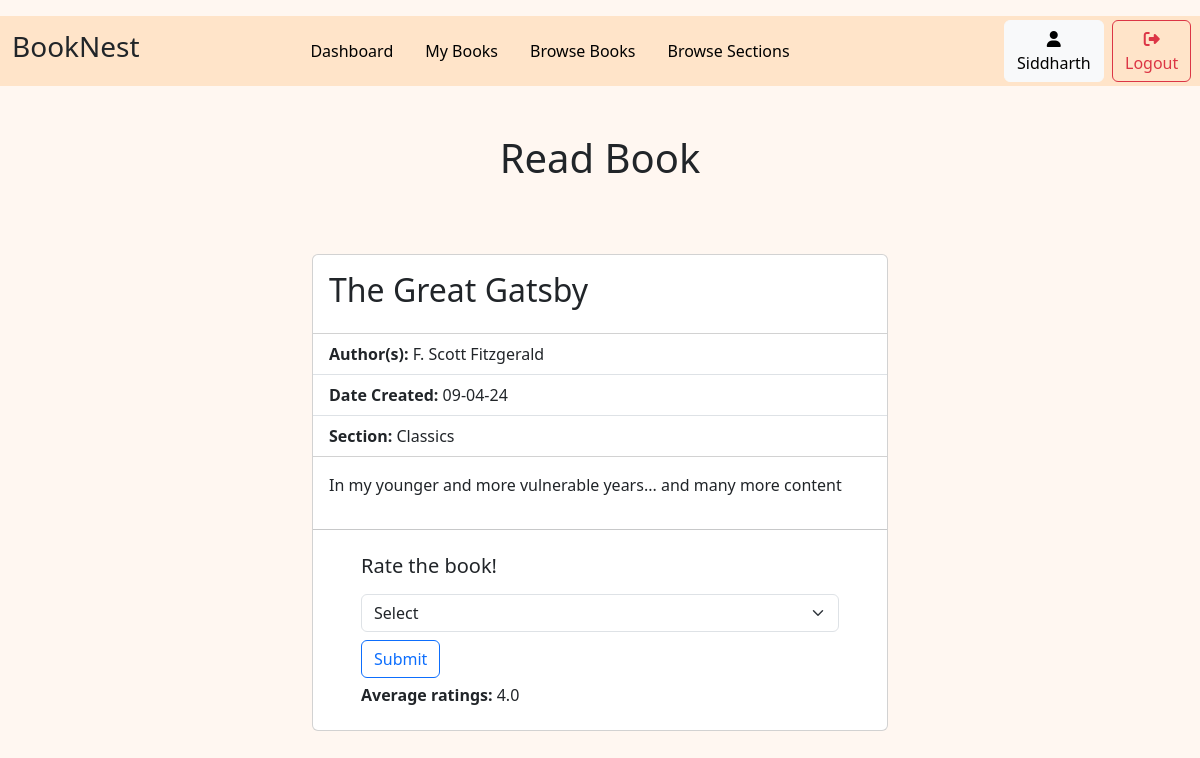
The page /read_book/1 (signed in) on the database its author committed.
### models.py (models this page shows)
class user(db.Model):
    user_id = db.Column(db.Integer, autoincrement=True, primary_key=True)
    username = db.Column(db.String(), unique=True)
    email = db.Column(db.String, unique=True)
    date_created = db.Column(db.DateTime, default=datetime.datetime.now)
    passhash = db.Column(db.String(256))
    is_admin=db.Column(db.Boolean, default=False)

class book(db.Model):
    book_id = db.Column(db.Integer, primary_key=True, autoincrement=True)
    name = db.Column(db.String)
    content = db.Column(db.String)
    date_created = db.Column(db.DateTime, default=datetime.datetime.now)
    authors = db.Column(db.String)
    section_id=db.Column(db.Integer, db.ForeignKey('section.section_id'))

class section(db.Model):
    section_id = db.Column(db.Integer, primary_key=True, autoincrement=True)
    name = db.Column(db.String)
    date_created = db.Column(db.DateTime, default=datetime.datetime.now)
    description = db.Column(db.String)
    books=db.relationship('book', backref='sections', lazy=True, cascade='all, delete-orphan')

### routes.py (the view)
@app.route('/read_book/<int:id>')
@auth_required
def read_book(id):
    User=user.query.get(session['user_id'])
    if requests.query.filter_by(user_id=session['user_id'], book_id=id, status='approved').first():
        Book=book.query.get(id)
        rating= db.session.query(func.avg(ratings.rate)).filter(ratings.book_id == id).scalar()
        return render_template('readBook.html', Book=Book, User=User, rating=rating)
    flash("You don't have access to read this book. Kindly request the book first.")
    return redirect(url_for('view_book_user', id=id))

### routes.py (called while the page is built)
def auth_required(func):
    @wraps(func)
    def inner(*args, **kwargs):
        if 'user_id' in session:
            return func(*args, **kwargs)
        else:
            flash('Please login to proceed')
            return redirect(url_for('login'))
    return inner

### templates/readBook.html (shortened to what this page needs)
{% extends 'layout.html' %}
{% block content %}
{% include 'Navbar.html' %}
<div class="d-flex pt-5 pb-3 justify-content-center">
    <h1 class="text-center">Read Book</h1>
</div>
<div class="d-flex pt-5 justify-content-center">
    <div class="card" style="width: 36rem;">
        <div class="card-body">
            <h2 class="card-title">{{Book.name}}</h2>
        </div>
        <ul class="list-group list-group-flush">
            <li class="list-group-item"><b>Author(s): </b>{{Book.authors}}</li>
            <li class="list-group-item"><b>Date Created: </b>{{Book.date_created.strftime('%d-%m-%y')}}</li>
            <li class="list-group-item"><b>Section: </b>{{Book.sections.name}}</li>
        </ul>
        <div class="card-body">
            {{Book.content}}
        </div>
        <hr>
        <form class="container px-5 pb-3" method="post">
            <div class="py-2">
                <h5>Rate the book!</h5>
            </div>
            <select name="rate" class="form-select">
                <option selected>Select</option>
            </select>
            <div class="py-2"><button type="submit" class="btn btn-outline-primary">Submit</button></div>
            <h6><b>Average ratings: </b>{{rating}}</h5>
        </form>
    </div>
</div>
{% endblock %}

### templates/navbar.html
<div class="container-fluid" style="background-color: #FFE4C9;">
    <div class="row mt-3 justify-content-between " >
        <div class="col-1 align-self-center">
            <h3>BookNest</h3>
        </div>
        <div class="col-9 align-self-center">
            <ul class="nav justify-content-center nav-pills ">
                <li class="nav-item">
                    <a class="{% if active=='Dashboard' %}nav-link active{% else %}nav-link{%endif %}" href="{{url_for('user_dashboard', id=User.user_id)}}">Dashboard</a>
                </li>
                <li class="nav-item">
                    <a class="{% if active=='myBook' %}nav-link active{% else %}nav-link{%endif %}" href="{{url_for('myBook', id=User.user_id)}}">My Books</a>
                </li>
                <li class="nav-item">
                    <a class="{% if active=='browseBooks' %}nav-link active{% else %}nav-link{%endif %}" href="{{url_for('browseBooks')}}">Browse Books</a>
                </li>
                <li class="nav-item">
                    <a class="{% if active=='browseSections' %}nav-link active{% else %}nav-link{%endif %}" href="{{url_for('browseSections')}}">Browse Sections</a>
                </li>
            </ul>
        </div>
        <div class="col-1 align-self-center p-1">
            <a class="btn btn-light" href="{{url_for('profile',id=User.user_id)}}">
                <i class="fa-solid fa-user"></i> {{User.username}}
            </a>
        </div>
        <div class="col-1 align-self-center">
            <a class="btn btn-outline-danger" href="{{url_for('logout')}}">
                <i class="fa-solid fa-right-from-bracket"></i>Logout
            </a>
        </div>
    </div>
</div>

### Static/style.css (style rules this page uses)
.nav-pills .nav-link { color: black; }
.nav>li>a { padding-top: 5px; padding-bottom: 5px; }
body { background-color: #FFF7F1; }

### rows shown on the page
user: username "Siddharth"
book: name "The Great Gatsby", authors "F. Scott Fitzgerald", date_created "09-04-24", content "In my younger and more vulnerable years... and many more content"
section: sections.name "Classics"

### other values the page prints
{{ rating }} "4.0"
